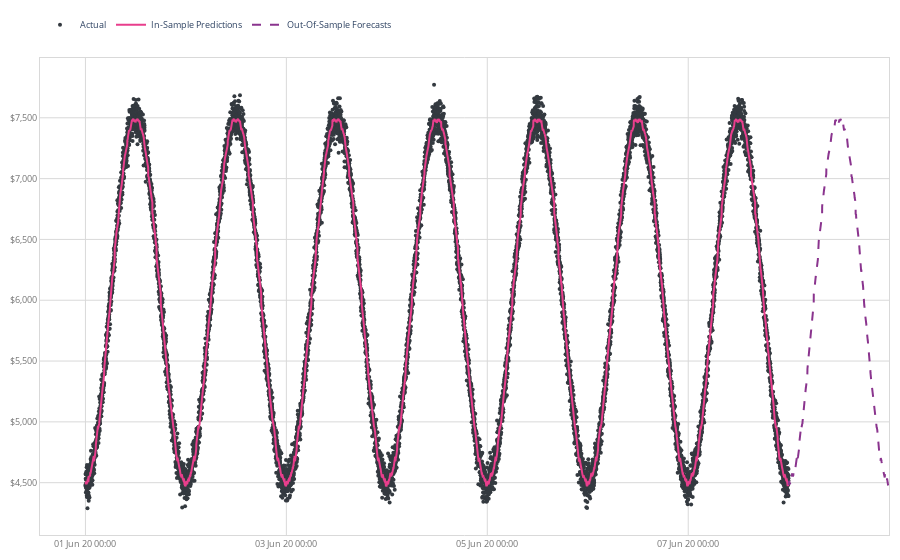

Notebook code for this chart:
### Markdown cell above
## 4. Visualize the results with Plotly

### Code cell
# create the layout
layout = {'plot_bgcolor': 'white',
          'paper_bgcolor': 'white',
          'margin': {'t':10, 'b':10, 'l':10, 'r':10, 'pad':0},
          'legend': {'x': 0, 'y': 1.1, 'orientation': 'h'},
          'font': {'size': 9},
          'yaxis': {'showgrid': True,
                    'zeroline': False,
                    'mirror': True,
                    'color': '#737373',
                    'linecolor': '#d9d9d9',
                    'gridcolor': '#d9d9d9',
                    'tickformat': '$,.0f'},
          'xaxis': {'showgrid': True,
                    'zeroline': False,
                    'mirror': True,
                    'color': '#737373',
                    'linecolor': '#d9d9d9',
                    'gridcolor': '#d9d9d9',
                    'type': 'date',
                    'tickformat': '%d %b %y %H:%M',
                    'tickangle': 0,
                    'nticks': 5}}

# create the traces
data = []

data.append(go.Scatter(x=df.index,
                       y=df['value'],
                       mode='markers',
                       marker=dict(color='#343a40', size=4),
                       name='Actual',
                       hovertemplate='<b>Actual</b><br>'
                       '<b>Time:</b> %{x|%d %b %Y %H:%M}<br>'
                       '<b>Value:</b> %{y: $,.2f}<extra></extra>'))

data.append(go.Scatter(x=predictions['time'],
                       y=predictions['value'],
                       mode='lines',
                       line=dict(color='#e83e8c', width=2),
                       name='In-Sample Predictions',
                       hovertemplate='<b>In-Sample Predictions</b></br>'
                       '<b>Time:</b> %{x|%d %b %Y %H:%M}<br>'
                       '<b>Value:</b> %{y: $,.2f}<extra></extra>'))

data.append(go.Scatter(x=forecasts['time'],
                       y=forecasts['value'],
                       mode='lines',
                       line=dict(color='#8A348E', width=2, dash='dash'),
                       name='Out-Of-Sample Forecasts',
                       hovertemplate='<b>Out-Of-Sample Forecasts</b></br>'
                       '<b>Time:</b> %{x|%d %b %Y %H:%M}<br>'
                       '<b>Value:</b> %{y: $,.2f}<extra></extra>'))

# create the figure
fig = go.Figure(data=data, layout=layout)

# display the figure
fig.show()

# save the plot
fig.write_html('forecasts_plot.html')

### Figure 1 — Plotly figure (JSON) as saved in the notebook; plotly's stock layout.template omitted (floating-point values rounded to 4 significant figures; data arrays with more than 128 entries replaced by an {"elided": "..."} marker saying what was removed)
{"data": [{"hovertemplate": "<b>Actual</b><br><b>Time:</b> %{x|%d %b %Y %H:%M}<br><b>Value:</b> %{y: $,.2f}<extra></extra>", "marker": {"color": "#343a40", "size": 4}, "mode": "markers", "name": "Actual", "type": "scatter", "x": {"elided": "10080 str values"}, "y": {"elided": "10080 float values"}}, {"hovertemplate": "<b>In-Sample Predictions</b></br><b>Time:</b> %{x|%d %b %Y %H:%M}<br><b>Value:</b> %{y: $,.2f}<extra></extra>", "line": {"color": "#e83e8c", "width": 2}, "mode": "lines", "name": "In-Sample Predictions", "type": "scatter", "x": {"elided": "10080 str values"}, "y": {"elided": "10080 float values"}}, {"hovertemplate": "<b>Out-Of-Sample Forecasts</b></br><b>Time:</b> %{x|%d %b %Y %H:%M}<br><b>Value:</b> %{y: $,.2f}<extra></extra>", "line": {"color": "#8A348E", "dash": "dash", "width": 2}, "mode": "lines", "name": "Out-Of-Sample Forecasts", "type": "scatter", "x": {"elided": "1440 str values"}, "y": {"elided": "1440 float values"}}], "layout": {"font": {"size": 9}, "legend": {"orientation": "h", "x": 0, "y": 1.1}, "margin": {"b": 10, "l": 10, "pad": 0, "r": 10, "t": 10}, "paper_bgcolor": "white", "plot_bgcolor": "white", "xaxis": {"color": "#737373", "gridcolor": "#d9d9d9", "linecolor": "#d9d9d9", "mirror": true, "nticks": 5, "showgrid": true, "tickangle": 0, "tickformat": "%d %b %y %H:%M", "type": "date", "zeroline": false}, "yaxis": {"color": "#737373", "gridcolor": "#d9d9d9", "linecolor": "#d9d9d9", "mirror": true, "showgrid": true, "tickformat": "$,.0f", "zeroline": false}}}
